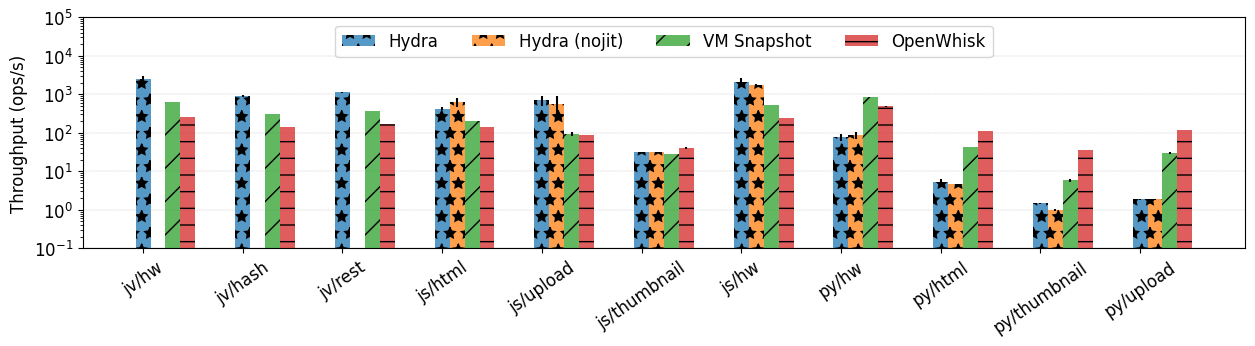

Generate this figure with Python:
#!/usr/bin/env python

declarations = __import__("sandboxes-declarations")
import results
import matplotlib.pyplot as plt
import numpy as np

nojit_exp = declarations.nojit_experiment
jit_exp = declarations.jit_experiment
benchmark_labels = declarations.benchmark_labels
isolate_benchmark_path = declarations.isolate_benchmark_path
openwhisk_benchmark_path = declarations.openwhisk_benchmark_path
snapshot_benchmark_path = declarations.snapshot_benchmark_path

# Throughput in ops/s.
nojit_tput_avg = {}
nojit_tput_std = {}
jit_tput_avg = {}
jit_tput_std = {}
openwhisk_tput_avg = {}
openwhisk_tput_std = {}
snapshot_tput_avg = {}
snapshot_tput_std = {}

# Processing results.
for idx, path in enumerate(isolate_benchmark_path):
    nojit_tput_avg[idx] = results.process_result(nojit_exp + path)["tput_avg"]
    nojit_tput_std[idx] = results.process_result(nojit_exp + path)["tput_std"]
for idx, path in enumerate(isolate_benchmark_path):
    jit_tput_avg[idx] = results.process_result(jit_exp + path)["tput_avg"]
    jit_tput_std[idx] = results.process_result(jit_exp + path)["tput_std"]
for idx, path in enumerate(openwhisk_benchmark_path):
    openwhisk_tput_avg[idx] = results.process_result(nojit_exp + path)["tput_avg"]
    openwhisk_tput_std[idx] = results.process_result(nojit_exp + path)["tput_std"]
for idx, path in enumerate(snapshot_benchmark_path):
    snapshot_tput_avg[idx] = results.process_result(nojit_exp + path)["tput_avg"]
    snapshot_tput_std[idx] = results.process_result(nojit_exp + path)["tput_std"]

# Scale openwhisk to 2GB.
for idx, path in enumerate(openwhisk_benchmark_path):
    openwhisk_tput_avg[idx] = openwhisk_tput_avg[idx] * (2048 / declarations.openwhisk_mem_factor[idx])
for idx, path in enumerate(snapshot_benchmark_path):
    snapshot_tput_avg[idx] = snapshot_tput_avg[idx] * (2048 / declarations.snapshot_mem_factor[idx])

x = np.arange(len(benchmark_labels))
width = 0.15

plt.rcParams.update({'font.size': 12})
fig, ax = plt.subplots()
ax.bar(x + 0*width, nojit_tput_avg.values(),     yerr=nojit_tput_std.values(),     width=width, hatch='*', label='Hydra', alpha=0.75)
ax.bar(x + 1*width, jit_tput_avg.values(),       yerr=jit_tput_std.values(),       width=width, hatch='*', label='Hydra (nojit)', alpha=0.75)
ax.bar(x + 2*width, snapshot_tput_avg.values(),  yerr=snapshot_tput_std.values(),  width=width, hatch='/', label='VM Snapshot', alpha=0.75)
ax.bar(x + 3*width, openwhisk_tput_avg.values(), yerr=openwhisk_tput_std.values(), width=width, hatch='-', label='OpenWhisk',  alpha=0.75)

ax.set_ylabel('Throughput (ops/s)')
ax.set_xticks(x, benchmark_labels)
ax.set_axisbelow(True)
plt.grid(axis = 'y', linestyle = '--', linewidth = 0.25)
plt.xticks(rotation = 35)

# Uncomment to hide xtics.
#plt.tick_params(
#    axis='x',          # changes apply to the x-axis
#    which='both',      # both major and minor ticks are affected
#    bottom=False,      # ticks along the bottom edge are off
#    top=False,         # ticks along the top edge are off
#    labelbottom=False) # labels along the bottom edge are off

ax.set_yscale('log')
ax.set_ylim(ymin=0.1, ymax=100000)
#ax.set_xlim(xmin=-.25, xmax=14.7)
fig.set_figwidth(15)
fig.set_figheight(3)

ax.legend(ncol=5, loc='upper center')
plt.savefig("sandboxes-tput.pdf", bbox_inches='tight')
plt.savefig("sandboxes-tput.png", bbox_inches='tight')
